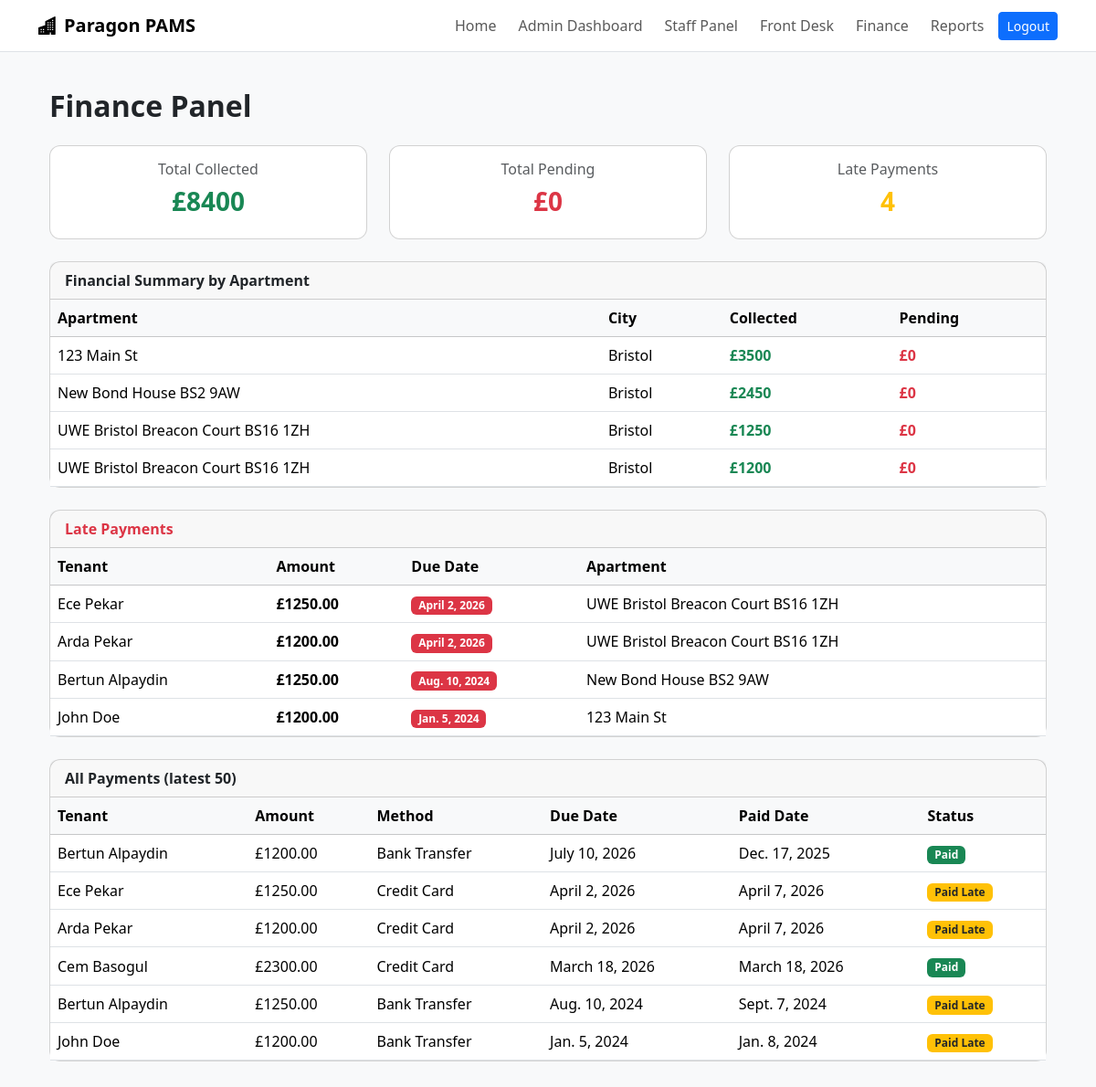
The page /finance/ (signed in) on the database as committed earlier.
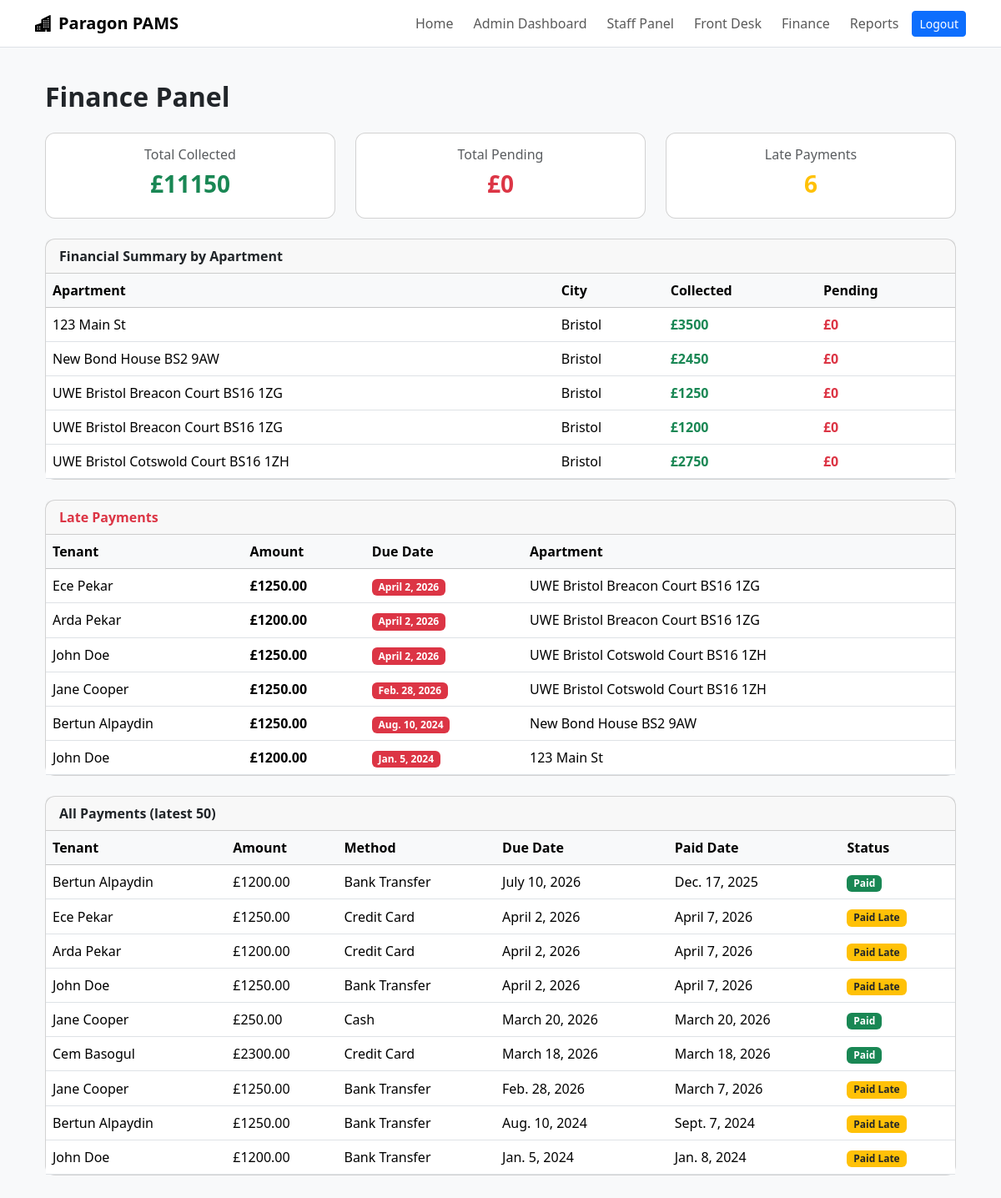
The same page on the database as committed later.
### core/models.py (models this page shows, shortened)
class Apartment(models.Model):
    address = models.CharField(max_length=255)
    city = models.ForeignKey(City, on_delete=models.CASCADE)
    bedrooms = models.IntegerField()
    bathrooms = models.DecimalField(max_digits=3, decimal_places=1)
    rent = models.DecimalField(max_digits=10, decimal_places=2)
    available = models.BooleanField(default=True)

class City(models.Model):
    name = models.CharField(max_length=100)
    state = models.CharField(max_length=100, blank=True)
    country = models.CharField(max_length=100, default='UK')
    zipcode = models.CharField(max_length=10, blank=True)

class Payment(models.Model):
    tenant = models.ForeignKey(Tenant, on_delete=models.CASCADE)
    lease = models.ForeignKey(Lease, on_delete=models.CASCADE)
    amount = models.DecimalField(max_digits=10, decimal_places=2)
    due_date = models.DateField()
    paid_date = models.DateField(null=True, blank=True)
    METHOD_CHOICES = [
        ('cash', 'Cash'),
        ('check', 'Check'),
        ('credit_card', 'Credit Card'),
        ('bank_transfer', 'Bank Transfer'),
    ]
    method = models.CharField(max_length=50, choices=METHOD_CHOICES)
    @property
    def is_late(self):
        if self.paid_date and self.paid_date > self.due_date:
            return True
        if not self.paid_date and timezone.now().date() > self.due_date:
            return True
        return False

class Tenant(models.Model):
    user = models.OneToOneField(User, on_delete=models.CASCADE, null=True, blank=True)
    first_name = models.CharField(max_length=100)
    last_name = models.CharField(max_length=100)
    email = models.EmailField(unique=True)
    phone = models.CharField(max_length=15)
    date_of_birth = models.DateField()
    ni_number = models.CharField(max_length=20, blank=True)  # National Insurance

class Lease(models.Model):
    tenant = models.ForeignKey(Tenant, on_delete=models.CASCADE)
    apartment = models.ForeignKey(Apartment, on_delete=models.CASCADE)
    start_date = models.DateField()
    end_date = models.DateField()
    rent_amount = models.DecimalField(max_digits=10, decimal_places=2)
    deposit = models.DecimalField(max_digits=10, decimal_places=2, default=0)
    early_termination_requested = models.BooleanField(default=False)
    early_termination_date = models.DateField(null=True, blank=True)
    early_termination_penalty = models.DecimalField(max_digits=10, decimal_places=2, default=0)

### core/views.py (the view)
# urls.py: path('finance/', views.finance_panel, name='finance_panel'),
@login_required
def finance_panel(request):
    if request.user.role not in ['FINANCE', 'ADMIN', 'MANAGER']:
        return redirect('tenant_dashboard')
    all_payments = Payment.objects.select_related('tenant', 'lease__apartment').order_by('-due_date')
    late_payments = [p for p in all_payments if p.is_late]
    total_collected = all_payments.filter(paid_date__isnull=False).aggregate(total=Sum('amount'))['total'] or 0
    total_pending = all_payments.filter(paid_date__isnull=True).aggregate(total=Sum('amount'))['total'] or 0
    apartments = Apartment.objects.all()
    apt_summary = []
    for apt in apartments:
        collected = Payment.objects.filter(
            lease__apartment=apt, paid_date__isnull=False
        ).aggregate(total=Sum('amount'))['total'] or 0
        pending = Payment.objects.filter(
            lease__apartment=apt, paid_date__isnull=True
        ).aggregate(total=Sum('amount'))['total'] or 0
        apt_summary.append({
            'apartment': apt,
            'collected': collected,
            'pending': pending,
        })
    return render(request, 'admin/finance_panel.html', {
        'all_payments': all_payments[:50],
        'late_payments': late_payments,
        'total_collected': total_collected,
        'total_pending': total_pending,
        'apt_summary': apt_summary,
    })

### core/templates/admin/finance_panel.html (shortened to what this page needs)
{% extends "base.html" %}
{% block content %}
<div class="container py-3">
  <h2 class="fw-bold mb-4">Finance Panel</h2>
  <div class="row g-4 mb-4">
    <div class="col-md-4">
      <div class="card text-center h-100">
        <div class="card-body">
          <h6 class="text-muted">Total Collected</h6>
          <h3 class="fw-bold text-success">£{{ total_collected }}</h3>
        </div>
      </div>
    </div>
    <div class="col-md-4">
      <div class="card text-center h-100">
        <div class="card-body">
          <h6 class="text-muted">Total Pending</h6>
          <h3 class="fw-bold text-danger">£{{ total_pending }}</h3>
        </div>
      </div>
    </div>
    <div class="col-md-4">
      <div class="card text-center h-100">
        <div class="card-body">
          <h6 class="text-muted">Late Payments</h6>
          <h3 class="fw-bold text-warning">{{ late_payments|length }}</h3>
        </div>
      </div>
    </div>
  </div>
  <div class="card mb-4">
    <div class="card-header fw-semibold">Financial Summary by Apartment</div>
    <div class="table-responsive">
      <table class="table table-hover align-middle mb-0">
        <thead class="table-light">
          <tr><th>Apartment</th><th>City</th><th>Collected</th><th>Pending</th></tr>
        </thead>
        <tbody>
          {% for row in apt_summary %}
          <tr>
            <td>{{ row.apartment.address }}</td>
            <td>{{ row.apartment.city.name }}</td>
            <td class="text-success fw-semibold">£{{ row.collected }}</td>
            <td class="text-danger fw-semibold">£{{ row.pending }}</td>
          </tr>
          {% empty %}
          <tr><td colspan="4" class="text-center text-muted p-3">No data.</td></tr>
          {% endfor %}
        </tbody>
      </table>
    </div>
  </div>
  {% if late_payments %}
  <div class="card mb-4">
    <div class="card-header fw-semibold text-danger">Late Payments</div>
    <div class="table-responsive">
      <table class="table table-hover align-middle mb-0">
        <thead class="table-light">
          <tr><th>Tenant</th><th>Amount</th><th>Due Date</th><th>Apartment</th></tr>
        </thead>
        <tbody>
          {% for payment in late_payments %}
          <tr>
            <td>{{ payment.tenant.first_name }} {{ payment.tenant.last_name }}</td>
            <td class="fw-semibold">£{{ payment.amount }}</td>
            <td><span class="badge bg-danger">{{ payment.due_date }}</span></td>
            <td>{{ payment.lease.apartment.address }}</td>
          </tr>
          {% endfor %}
        </tbody>
      </table>
    </div>
  </div>
  {% endif %}
  <div class="card">
    <div class="card-header fw-semibold">All Payments (latest 50)</div>
    <div class="table-responsive">
      <table class="table table-hover align-middle mb-0">
        <thead class="table-light">
          <tr><th>Tenant</th><th>Amount</th><th>Method</th><th>Due Date</th><th>Paid Date</th><th>Status</th></tr>
        </thead>
        <tbody>
          {% for payment in all_payments %}
          <tr>
            <td>{{ payment.tenant.first_name }} {{ payment.tenant.last_name }}</td>
            <td>£{{ payment.amount }}</td>
            <td>{{ payment.get_method_display }}</td>
            <td>{{ payment.due_date }}</td>
            <td>{{ payment.paid_date|default:"—" }}</td>
            <td>
              {% if payment.paid_date %}
                {% if payment.is_late %}
                  <span class="badge bg-warning text-dark">Paid Late</span>
                {% else %}
                  <span class="badge bg-success">Paid</span>
                {% endif %}
              {% else %}
                <span class="badge bg-danger">Unpaid</span>
              {% endif %}
            </td>
          </tr>
          {% empty %}
          <tr><td colspan="6" class="text-center text-muted p-3">No payments.</td></tr>
          {% endfor %}
        </tbody>
      </table>
    </div>
  </div>
</div>
{% endblock %}

### core/templates/base.html (shortened to what this page needs)
{% load static %}
<!DOCTYPE html>
<html lang="en">
<head>
    <link href="https://cdn.jsdelivr.net/npm/bootstrap@5.3.3/dist/css/bootstrap.min.css" rel="stylesheet">
    <link rel="stylesheet" href="https://cdn.jsdelivr.net/npm/bootstrap-icons@1.11.3/font/bootstrap-icons.min.css">
</head>
<body>
<nav class="navbar navbar-expand-lg app-navbar sticky-top">
    <div class="container">
        <a class="navbar-brand" href="{% url 'landing' %}">
            <i class="bi bi-buildings-fill me-2"></i>Paragon PAMS
        </a>
        <div class="collapse navbar-collapse">
            <ul class="navbar-nav ms-auto align-items-lg-center gap-lg-2">
                <li class="nav-item">
                    <a class="nav-link" href="{% url 'landing' %}">Home</a>
                </li>
                {% if user.is_authenticated %}
                    {% if user.role == "ADMIN" %}
                        <li class="nav-item">
                            <a class="nav-link" href="{% url 'admin_dashboard' %}">Admin Dashboard</a>
                        </li>
                        <li class="nav-item">
                            <a class="nav-link" href="{% url 'staff_panel' %}">Staff Panel</a>
                        </li>
                        <li class="nav-item">
                            <a class="nav-link" href="{% url 'frontdesk_panel' %}">Front Desk</a>
                        </li>
                        <li class="nav-item">
                            <a class="nav-link" href="{% url 'finance_panel' %}">Finance</a>
                        </li>
                        <li class="nav-item">
                            <a class="nav-link" href="{% url 'reports' %}">Reports</a>
                        </li>
                    {% endif %}
                    <li class="nav-item">
                        <form method="post" action="{% url 'logout' %}">
                            <button class="btn btn-primary btn-sm">Logout</button>
                        </form>
                    </li>
                {% endif %}
            </ul>
        </div>
    </div>
</nav>
<main class="container py-4">
    {% block content %}{% endblock %}
</main>
</body>
</html>

### core/templates/base.html (style rules this page uses)
body { background-color: #f8f9fa; }
.app-navbar { background-color: #fff; border-bottom: 1px solid #dee2e6; }
.navbar-brand { font-weight: 700; }
.card { border-radius: 12px; }

Rows that differ between the two databases and show on the page:
changed Apartment (number 3 of 5 on the later page): apartment.address "UWE Bristol Breacon Court BS16 1ZH" → "UWE Bristol Breacon Court BS16 1ZG"
changed Apartment (number 4 of 5 on the later page): apartment.address "UWE Bristol Breacon Court BS16 1ZH" → "UWE Bristol Breacon Court BS16 1ZG"
added Apartment: apartment.address "UWE Bristol Cotswold Court BS16 1ZH", apartment.city.name "Bristol", collected "2750", pending "0"
changed through a linked row, Payment "Ece": lease.apartment.address "UWE Bristol Breacon Court BS16 1ZH" → "UWE Bristol Breacon Court BS16 1ZG"
changed through a linked row, Payment "Arda": lease.apartment.address "UWE Bristol Breacon Court BS16 1ZH" → "UWE Bristol Breacon Court BS16 1ZG"
added Payment: tenant.first_name "John", tenant.last_name "Doe", amount "1250.00", due_date "April 2, 2026", lease.apartment.address "UWE Bristol Cotswold Court BS16 1ZH", method "Bank Transfer", paid_date "April 7, 2026", shows "Paid Late"
added Payment: tenant.first_name "Jane", tenant.last_name "Cooper", amount "1250.00", due_date "Feb. 28, 2026", lease.apartment.address "UWE Bristol Cotswold Court BS16 1ZH", method "Bank Transfer", paid_date "March 7, 2026", shows "Paid Late"
added Payment: tenant.first_name "Jane", tenant.last_name "Cooper", amount "250.00", method "Cash", due_date "March 20, 2026", paid_date "March 20, 2026", shows "Paid"
Other text that changed with them:
{{ total_collected }}: "8400" → "11150"
{{ late_payments|length }}: "4" → "6"
